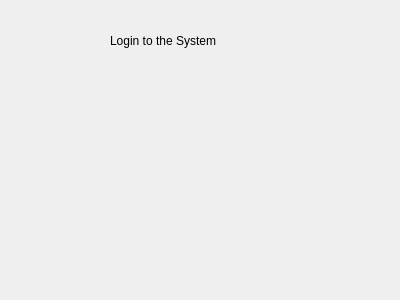
<?xml version="1.0" encoding="UTF-8"?>
<ui version="4.0">
 <class>client_widget</class>
 <widget class="QWidget" name="client_widget">
  <property name="geometry">
   <rect>
    <x>0</x>
    <y>0</y>
    <width>400</width>
    <height>300</height>
   </rect>
  </property>
  <property name="windowTitle">
   <string>client_widget</string>
  </property>
  <widget class="QLabel" name="label">
   <property name="geometry">
    <rect>
     <x>110</x>
     <y>20</y>
     <width>171</width>
     <height>41</height>
    </rect>
   </property>
   <property name="text">
    <string>Login to the System</string>
   </property>
  </widget>
 </widget>
 <layoutdefault spacing="6" margin="11"/>
 <resources/>
 <connections/>
</ui>
